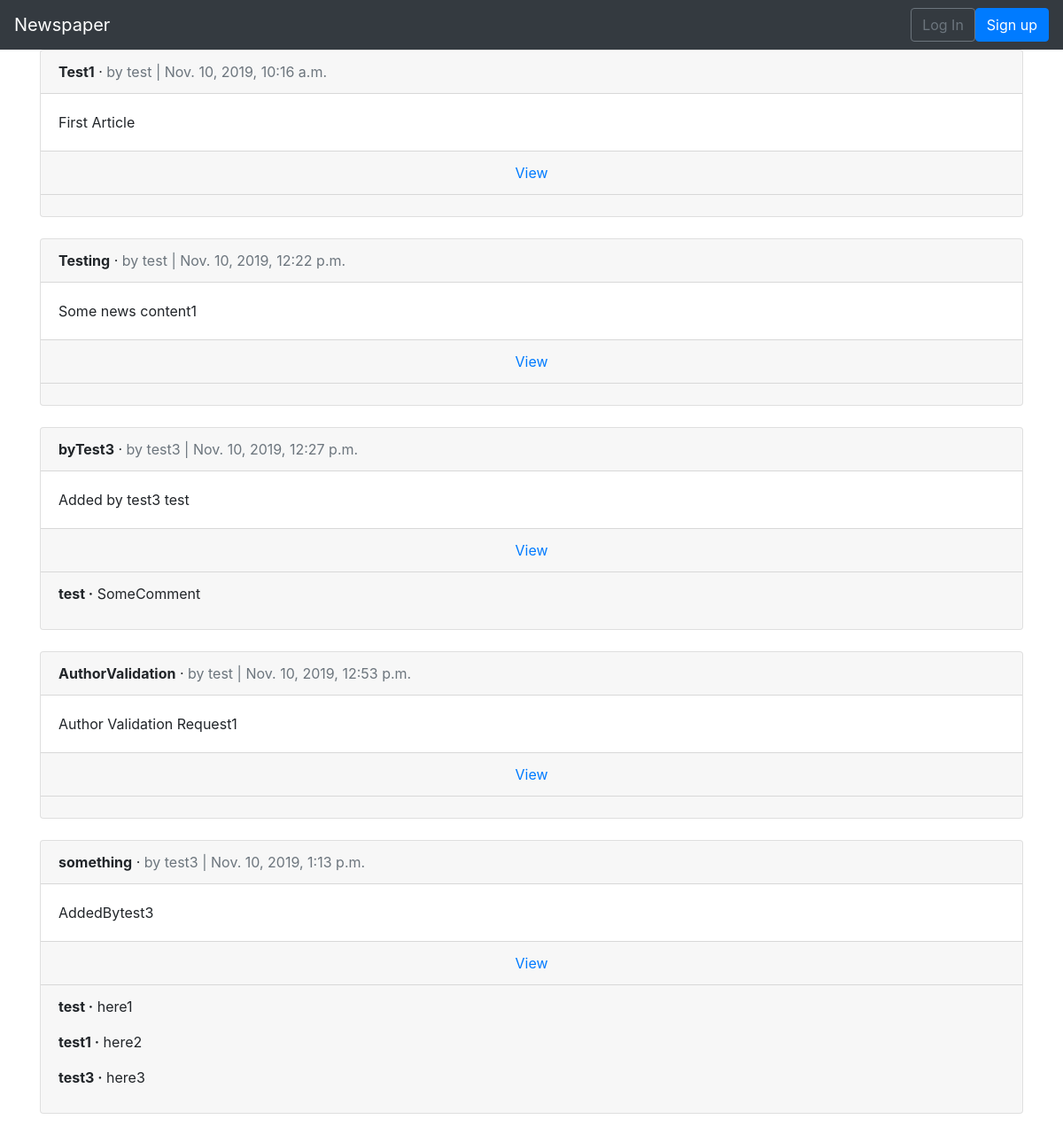
The app's page /articles/ with its own data.
### articles/models.py (models this page shows, shortened)
class Article(models.Model):
	title = models.CharField(max_length=255)
	body = models.TextField()
	date = models.DateTimeField(auto_now_add=True)
	author = models.ForeignKey(
			get_user_model(),
			on_delete=models.CASCADE
		)

class Comment(models.Model):
	article = models.ForeignKey(Article,on_delete=models.CASCADE,related_name = 'comments')
	comment = models.CharField(max_length=140)
	author = models.ForeignKey(
		get_user_model(),
		on_delete=models.CASCADE
		)
	def __str__(self):
		return self.comment

### users/models.py (models this page shows)
class CustomUser(AbstractUser):
	age = models.PositiveIntegerField(null=True,blank=True)
	address = models.TextField(null=True)

### articles/views.py (the view)
# urls.py: path('',ArticleListView.as_view(),name='article_list'),
class ArticleListView(ListView):
	model = Article
	template_name = 'article_list.html'

### templates/article_list.html (shortened to what this page needs)
{% extends 'base.html' %}
{% block content %}
	{% for article in object_list %}
		<div class="card">
		<div class="card-header">
		<span class="font-weight-bold">{{ article.title }}</span> &middot;
		<span class="text-muted">by {{ article.author }} |
		{{ article.date }}</span>
		</div>
		<div class="card-body">
		{{ article.body }}
		</div>
		<div class="card-footer text-center text-muted">
			{% if article.author.username != request.user.username %}
				<a href="{% url 'article_detail' article.pk %}">View</a>
			{% else %}
		<a href="{% url 'article_update' article.pk %}">Edit</a> | <a href="{% url
		'article_delete' article.pk %}">Delete</a>
		{% endif %}
		</div>
		<div class="card-footer">
			{% for comment in article.comments.all %}
				<p>
					<span class="font-weight-bold">{{ comment.author }} &middot;</span>
					 {{ comment }}
				</p>
			{% endfor %}
		</div>
		</div>
		<br />
	{% endfor %}
{% endblock content %}

### templates/base.html (shortened to what this page needs)
<!DOCTYPE html>
<html>
<head>
	<link rel="stylesheet" href="https://stackpath.bootstrapcdn.com/bootstrap/4.1.3/css/bootstrap.min.css"
>
</head>
<body>
		<nav class="navbar navbar-expand-md navbar-dark bg-dark mb-􀇓">
		<a class="navbar-brand" href="{% url 'home' %}">Newspaper</a>
		<div class="collapse navbar-collapse" id="navbarCollapse">
	{% if user.is_authenticated %}
	<ul class="navbar-nav mr-auto">
	<li class="nav-item"><a href="{% url 'article_new' %}">+ New</a></li>
	</ul>
	<ul class="navbar-nav ml-auto">
	<li class="nav-item">
	<a class="nav-link dropdown-toggle" href="#" id="userMenu"
	data-toggle="dropdown" aria-haspopup="true"
	aria-expanded="false">
	{{ user.username }}
	</a>
	<div class="dropdown-menu dropdown-menu-right"
	aria-labelledby="userMenu">
	<a class="dropdown-item"
	href="{% url 'password_change'%}">Change password</a>
	<div class="dropdown-divider"></div>
	<a class="dropdown-item" href="{% url 'logout' %}">
	Log Out</a>
	</div>
	</li>
	</ul>
	{% else %}
	<form class="form-inline ml-auto">
	<a href="{% url 'login' %}" class="btn btn-outline-secondary">
	Log In</a>
	<a href="{% url 'signup' %}" class="btn btn-primary ml-􀇑">
		Sign up</a>
	</form>
	{% endif %}
	</div>
	</nav>
	<div class="container">
	{% block content %}
	{% endblock content %}
	</div>
</body>
</html>

### records on screen
Article: title "Test1", author "test", date "Nov. 10, 2019, 10:16 a.m.", body "First Article", shows "View"
Article: title "Testing", author "test", date "Nov. 10, 2019, 12:22 p.m.", body "Some news content1", shows "View"
Article: title "byTest3", author "test3", date "Nov. 10, 2019, 12:27 p.m.", body "Added by test3 test", shows "View"
Comment: author "test", comment "SomeComment"
Article: title "AuthorValidation", author "test", date "Nov. 10, 2019, 12:53 p.m.", body "Author Validation Request1", shows "View"
Article: title "something", author "test3", date "Nov. 10, 2019, 1:13 p.m.", body "AddedBytest3", shows "View"
Comment: author "test", comment "here1"
Comment: author "test1", comment "here2"
Comment: author "test3", comment "here3"
